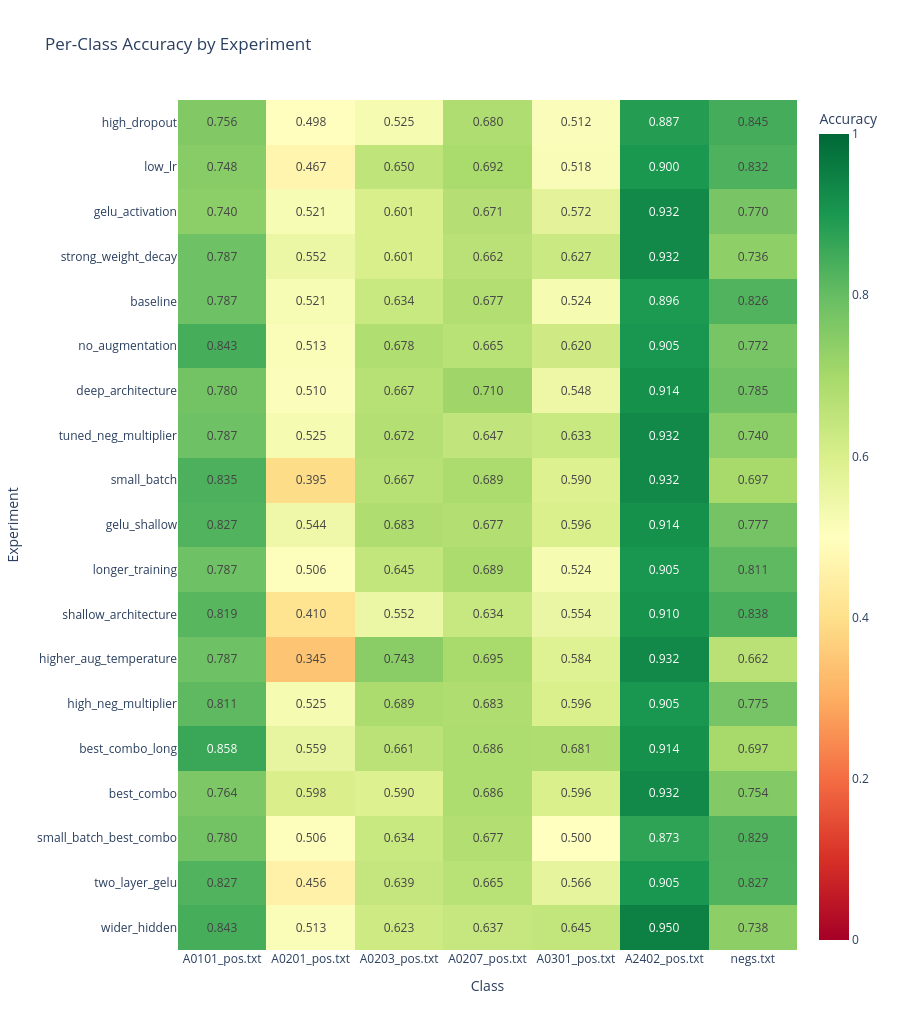

Source (notebook cell):
### Markdown cell above
## Per-Class Accuracy Heatmap
Rows = experiments, columns = classes.

### Code cell
all_classes = sorted({cls for exp in experiments.values() for cls in exp["metrics"]["per_class"]})

z    = []
text = []
for name, exp in experiments.items():
    row      = [exp["metrics"]["per_class"].get(cls, {}).get("accuracy", None) for cls in all_classes]
    text_row = [f"{v:.3f}" if v is not None else "N/A" for v in row]
    z.append(row)
    text.append(text_row)

fig = go.Figure(go.Heatmap(
    z=z, x=all_classes, y=names,
    text=text, texttemplate="%{text}",
    colorscale="RdYlGn", zmin=0, zmax=1,
    colorbar=dict(title="Accuracy"),
))
fig.update_layout(
    title="Per-Class Accuracy by Experiment",
    xaxis_title="Class",
    yaxis_title="Experiment",
    height=80 + 50 * len(experiments),
)
fig.show()

### Figure 1 — Plotly figure (JSON) as saved in the notebook; plotly's stock layout.template omitted (floating-point values rounded to 4 significant figures; data arrays with more than 128 entries replaced by an {"elided": "..."} marker saying what was removed)
{"data": [{"colorbar": {"title": {"text": "Accuracy"}}, "colorscale": [[0, "rgb(165,0,38)"], [0.1, "rgb(215,48,39)"], [0.2, "rgb(244,109,67)"], [0.3, "rgb(253,174,97)"], [0.4, "rgb(254,224,139)"], [0.5, "rgb(255,255,191)"], [0.6, "rgb(217,239,139)"], [0.7, "rgb(166,217,106)"], [0.8, "rgb(102,189,99)"], [0.9, "rgb(26,152,80)"], [1, "rgb(0,104,55)"]], "text": {"elided": "19x7 str values"}, "texttemplate": "%{text}", "type": "heatmap", "x": ["A0101_pos.txt", "A0201_pos.txt", "A0203_pos.txt", "A0207_pos.txt", "A0301_pos.txt", "A2402_pos.txt", "negs.txt"], "y": ["wider_hidden", "two_layer_gelu", "small_batch_best_combo", "best_combo", "best_combo_long", "high_neg_multiplier", "higher_aug_temperature", "shallow_architecture", "longer_training", "gelu_shallow", "small_batch", "tuned_neg_multiplier", "deep_architecture", "no_augmentation", "baseline", "strong_weight_decay", "gelu_activation", "low_lr", "high_dropout"], "z": {"elided": "19x7 float values"}, "zmax": 1, "zmin": 0}], "layout": {"height": 1030, "title": {"text": "Per-Class Accuracy by Experiment"}, "xaxis": {"title": {"text": "Class"}}, "yaxis": {"title": {"text": "Experiment"}}}}
